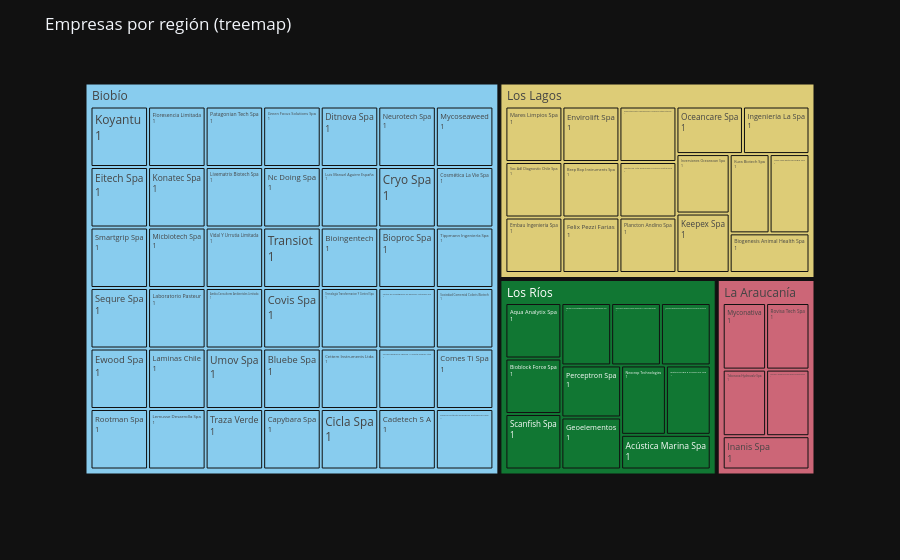

The notebook cell this image was saved under:
### Markdown cell above
### Quién es quién dentro de cada región
El treemap permite explorar qué empresas están presentes dentro de cada región sin agregar otras columnas; es ideal para sesiones de scouting o revisión de portafolios.

### Code cell
treemap_df = companies.copy()
treemap_df["empresa_count"] = 1

fig = px.treemap(
    treemap_df,
    path=["region_casa_matriz", "empresa"],
    values="empresa_count",
    color="region_casa_matriz",
    color_discrete_sequence=px.colors.qualitative.Safe,
)
fig.update_layout(title="Empresas por región (treemap)")
fig.update_traces(textinfo="label+value")
fig.show()

### Figure 1 — Plotly figure (JSON) as saved in the notebook; plotly's stock layout.template omitted (floating-point values rounded to 4 significant figures)
{"data": [{"branchvalues": "total", "customdata": [["Biobío"], ["Biobío"], ["Biobío"], ["Biobío"], ["Biobío"], ["Biobío"], ["Biobío"], ["Biobío"], ["Biobío"], ["Biobío"], ["Biobío"], ["Biobío"], ["Biobío"], ["Biobío"], ["Biobío"], ["Biobío"], ["Biobío"], ["Biobío"], ["Biobío"], ["Biobío"], ["Biobío"], ["Biobío"], ["Biobío"], ["Biobío"], ["Biobío"], ["Biobío"], ["Biobío"], ["Biobío"], ["Biobío"], ["Biobío"], ["Biobío"], ["Biobío"], ["Biobío"], ["Biobío"], ["Biobío"], ["Biobío"], ["Biobío"], ["Biobío"], ["Biobío"], ["Biobío"], ["Biobío"], ["Biobío"], ["Biobío"], ["La Araucanía"], ["La Araucanía"], ["La Araucanía"], ["La Araucanía"], ["La Araucanía"], ["La Araucanía"], ["Los Lagos"], ["Los Lagos"], ["Los Lagos"], ["Los Lagos"], ["Los Lagos"], ["Los Lagos"], ["Los Lagos"], ["Los Lagos"], ["Los Lagos"], ["Los Lagos"], ["Los Lagos"], ["Los Lagos"], ["Los Lagos"], ["Los Lagos"], ["Los Lagos"], ["Los Lagos"], ["Los Lagos"], ["Los Ríos"], ["Los Ríos"], ["Los Ríos"], ["Los Ríos"], ["Los Ríos"], ["Los Ríos"], ["Los Ríos"], ["Los Ríos"], ["Los Ríos"], ["Los Ríos"], ["Los Ríos"], ["Los Ríos"]], "domain": {"x": [0, 1], "y": [0, 1]}, "hovertemplate": "labels=%{label}<br>empresa_count=%{value}<br>parent=%{parent}<br>id=%{id}<br>region_casa_matriz=%{customdata[0]}<extra></extra>", "ids": ["Biobío/Koyantu", "Biobío/Eitech Spa", "Biobío/Smartgrip Spa", "Biobío/Sequre Spa", "Biobío/Ewood Spa", "Biobío/Rootman Spa", "Biobío/Floresencia Limitada", "Biobío/Patagonian Tech Spa", "Biobío/Green Focus Solutions Spa", "Biobío/Ditnova Spa", "Biobío/Neurotech Spa", "Biobío/Mycoseaweed", "Biobío/Konatec Spa", "Biobío", "Biobío/Micbiotech Spa", "Biobío/Laboratorio Pasteur", "Biobío/Laminas Chile", "Biobío/Lemusse Desarrolla Spa", "Biobío/Livematrix Biotech Spa", "Biobío/Nc Doing Spa", "Biobío/Luis Manuel Aguirre España", "Biobío/Cryo Spa", "Biobío/Cosmética La Vie Spa", "Biobío/Vidal Y Urrutia Limitada", "Biobío/Ambia Consultores Ambientales Limitada", "Biobío/Umov Spa", "Biobío/Traza Verde", "Biobío/Transiot", "Biobío/Bioingentech", "Biobío/Bioproc Spa", "Biobío/Tippmann Ingeniería Spa", "Biobío/Covis Spa", "Biobío/Bluebe Spa", "Biobío/Capybara Spa", "Biobío/Tecnologia Transformacion Y Control Spa", "Biobío/Centro De Investigacion En Recursos Naturales Spa", "Biobío/Sociedad Comercial Coloris Biotech", "Biobío/Cettem Instruments Ltda", "Biobío/Cicla Spa", "Biobío/Comercializadora Agricola Y Forestal Pinares Ltda", "Biobío/Comes Ti Spa", "Biobío/Cadetech S A", "Biobío/Melisa Institute Genomics Proteomics Spa", "La Araucanía/Myconativa", "La Araucanía/Rovisa Tech Spa", "La Araucanía/Tokosova Hydrovalv Spa", "La Araucanía", "La Araucanía/Exploracion Y Modelacion Geofisica Geologica Terradata Limitada", "La Araucanía/Inanis Spa", "Los Lagos/Mares Limpios Spa", "Los Lagos/Soc Adl Diagnostic Chile Spa", "Los Lagos/Embau Ingenieria Spa", "Los Lagos/Envirolift Spa", "Los Lagos/Beep Bop Instruments Spa", "Los Lagos/Felix Pezzi Farias", "Los Lagos/Rolando Esteban Montero Arismendi Educacion Y Desarrollo De Sistemas Lautaros Eirl", "Los Lagos/Centro De Alta Tecnología Acuícola Austral Spa", "Los Lagos/Plancton Andino Spa", "Los Lagos/Oceancare Spa", "Los Lagos", "Los Lagos/Ingenieria La Spa", "Los Lagos/Inversiones Oceanscan Spa", "Los Lagos/Keepex Spa", "Los Lagos/Kura Biotech Spa", "Los Lagos/Alga Vida Biotecnología Spa", "Los Lagos/Biogenesis Animal Health Spa", "Los Ríos/Aqua Analytix Spa", "Los Ríos", "Los Ríos/Bioblock Force Spa", "Los Ríos/Scanfish Spa", "Los Ríos/Centro De Investigacion Tecnologia E Innovacion Spa", "Los Ríos/Maria Loreto Mendoza Sobarzo Manufactura Y Comercializacion Eirl", "Los Ríos/Proyecto De Bioconversión De Residuos Orgánicos En Proceso De Constitución", "Los Ríos/Perceptron Spa", "Los Ríos/Geoelementos", "Los Ríos/Neocrop Technologies", "Los Ríos/Biotecnología E Innovación Spa", "Los Ríos/Acústica Marina Spa"], "labels": ["Koyantu", "Eitech Spa", "Smartgrip Spa", "Sequre Spa", "Ewood Spa", "Rootman Spa", "Floresencia Limitada", "Patagonian Tech Spa", "Green Focus Solutions Spa", "Ditnova Spa", "Neurotech Spa", "Mycoseaweed", "Konatec Spa", "Biobío", "Micbiotech Spa", "Laboratorio Pasteur", "Laminas Chile", "Lemusse Desarrolla Spa", "Livematrix Biotech Spa", "Nc Doing Spa", "Luis Manuel Aguirre España", "Cryo Spa", "Cosmética La Vie Spa", "Vidal Y Urrutia Limitada", "Ambia Consultores Ambientales Limitada", "Umov Spa", "Traza Verde", "Transiot", "Bioingentech", "Bioproc Spa", "Tippmann Ingeniería Spa", "Covis Spa", "Bluebe Spa", "Capybara Spa", "Tecnologia Transformacion Y Control Spa", "Centro De Investigacion En Recursos Naturales Spa", "Sociedad Comercial Coloris Biotech", "Cettem Instruments Ltda", "Cicla Spa", "Comercializadora Agricola Y Forestal Pinares Ltda", "Comes Ti Spa", "Cadetech S A", "Melisa Institute Genomics Proteomics Spa", "Myconativa", "Rovisa Tech Spa", "Tokosova Hydrovalv Spa", "La Araucanía", "Exploracion Y Modelacion Geofisica Geologica Terradata Limitada", "Inanis Spa", "Mares Limpios Spa", "Soc Adl Diagnostic Chile Spa", "Embau Ingenieria Spa", "Envirolift Spa", "Beep Bop Instruments Spa", "Felix Pezzi Farias", "Rolando Esteban Montero Arismendi Educacion Y Desarrollo De Sistemas Lautaros Eirl", "Centro De Alta Tecnología Acuícola Austral Spa", "Plancton Andino Spa", "Oceancare Spa", "Los Lagos", "Ingenieria La Spa", "Inversiones Oceanscan Spa", "Keepex Spa", "Kura Biotech Spa", "Alga Vida Biotecnología Spa", "Biogenesis Animal Health Spa", "Aqua Analytix Spa", "Los Ríos", "Bioblock Force Spa", "Scanfish Spa", "Centro De Investigacion Tecnologia E Innovacion Spa", "Maria Loreto Mendoza Sobarzo Manufactura Y Comercializacion Eirl", "Proyecto De Bioconversión De Residuos Orgánicos En Proceso De Constitución", "Perceptron Spa", "Geoelementos", "Neocrop Technologies", "Biotecnología E Innovación Spa", "Acústica Marina Spa"], "marker": {"colors": ["rgb(136, 204, 238)", "rgb(136, 204, 238)", "rgb(136, 204, 238)", "rgb(136, 204, 238)", "rgb(136, 204, 238)", "rgb(136, 204, 238)", "rgb(136, 204, 238)", "rgb(136, 204, 238)", "rgb(136, 204, 238)", "rgb(136, 204, 238)", "rgb(136, 204, 238)", "rgb(136, 204, 238)", "rgb(136, 204, 238)", "rgb(136, 204, 238)", "rgb(136, 204, 238)", "rgb(136, 204, 238)", "rgb(136, 204, 238)", "rgb(136, 204, 238)", "rgb(136, 204, 238)", "rgb(136, 204, 238)", "rgb(136, 204, 238)", "rgb(136, 204, 238)", "rgb(136, 204, 238)", "rgb(136, 204, 238)", "rgb(136, 204, 238)", "rgb(136, 204, 238)", "rgb(136, 204, 238)", "rgb(136, 204, 238)", "rgb(136, 204, 238)", "rgb(136, 204, 238)", "rgb(136, 204, 238)", "rgb(136, 204, 238)", "rgb(136, 204, 238)", "rgb(136, 204, 238)", "rgb(136, 204, 238)", "rgb(136, 204, 238)", "rgb(136, 204, 238)", "rgb(136, 204, 238)", "rgb(136, 204, 238)", "rgb(136, 204, 238)", "rgb(136, 204, 238)", "rgb(136, 204, 238)", "rgb(136, 204, 238)", "rgb(204, 102, 119)", "rgb(204, 102, 119)", "rgb(204, 102, 119)", "rgb(204, 102, 119)", "rgb(204, 102, 119)", "rgb(204, 102, 119)", "rgb(221, 204, 119)", "rgb(221, 204, 119)", "rgb(221, 204, 119)", "rgb(221, 204, 119)", "rgb(221, 204, 119)", "rgb(221, 204, 119)", "rgb(221, 204, 119)", "rgb(221, 204, 119)", "rgb(221, 204, 119)", "rgb(221, 204, 119)", "rgb(221, 204, 119)", "rgb(221, 204, 119)", "rgb(221, 204, 119)", "rgb(221, 204, 119)", "rgb(221, 204, 119)", "rgb(221, 204, 119)", "rgb(221, 204, 119)", "rgb(17, 119, 51)", "rgb(17, 119, 51)", "rgb(17, 119, 51)", "rgb(17, 119, 51)", "rgb(17, 119, 51)", "rgb(17, 119, 51)", "rgb(17, 119, 51)", "rgb(17, 119, 51)", "rgb(17, 119, 51)", "rgb(17, 119, 51)", "rgb(17, 119, 51)", "rgb(17, 119, 51)"]}, "name": "", "parents": ["Biobío", "Biobío", "Biobío", "Biobío", "Biobío", "Biobío", "Biobío", "Biobío", "Biobío", "Biobío", "Biobío", "Biobío", "Biobío", "", "Biobío", "Biobío", "Biobío", "Biobío", "Biobío", "Biobío", "Biobío", "Biobío", "Biobío", "Biobío", "Biobío", "Biobío", "Biobío", "Biobío", "Biobío", "Biobío", "Biobío", "Biobío", "Biobío", "Biobío", "Biobío", "Biobío", "Biobío", "Biobío", "Biobío", "Biobío", "Biobío", "Biobío", "Biobío", "La Araucanía", "La Araucanía", "La Araucanía", "", "La Araucanía", "La Araucanía", "Los Lagos", "Los Lagos", "Los Lagos", "Los Lagos", "Los Lagos", "Los Lagos", "Los Lagos", "Los Lagos", "Los Lagos", "Los Lagos", "", "Los Lagos", "Los Lagos", "Los Lagos", "Los Lagos", "Los Lagos", "Los Lagos", "Los Ríos", "", "Los Ríos", "Los Ríos", "Los Ríos", "Los Ríos", "Los Ríos", "Los Ríos", "Los Ríos", "Los Ríos", "Los Ríos", "Los Ríos"], "textinfo": "label+value", "type": "treemap", "values": [1.0, 1.0, 1.0, 1.0, 1.0, 1.0, 1.0, 1.0, 1.0, 1.0, 1.0, 1.0, 1.0, 42.0, 1.0, 1.0, 1.0, 1.0, 1.0, 1.0, 1.0, 1.0, 1.0, 1.0, 1.0, 1.0, 1.0, 1.0, 1.0, 1.0, 1.0, 1.0, 1.0, 1.0, 1.0, 1.0, 1.0, 1.0, 1.0, 1.0, 1.0, 1.0, 1.0, 1.0, 1.0, 1.0, 5.0, 1.0, 1.0, 1.0, 1.0, 1.0, 1.0, 1.0, 1.0, 1.0, 1.0, 1.0, 1.0, 16.0, 1.0, 1.0, 1.0, 1.0, 1.0, 1.0, 1.0, 11.0, 1.0, 1.0, 1.0, 1.0, 1.0, 1.0, 1.0, 1.0, 1.0, 1.0]}], "layout": {"legend": {"tracegroupgap": 0}, "margin": {"t": 60}, "title": {"text": "Empresas por región (treemap)"}, "treemapcolorway": ["rgb(136, 204, 238)", "rgb(204, 102, 119)", "rgb(221, 204, 119)", "rgb(17, 119, 51)", "rgb(51, 34, 136)", "rgb(170, 68, 153)", "rgb(68, 170, 153)", "rgb(153, 153, 51)", "rgb(136, 34, 85)", "rgb(102, 17, 0)", "rgb(136, 136, 136)"]}}
